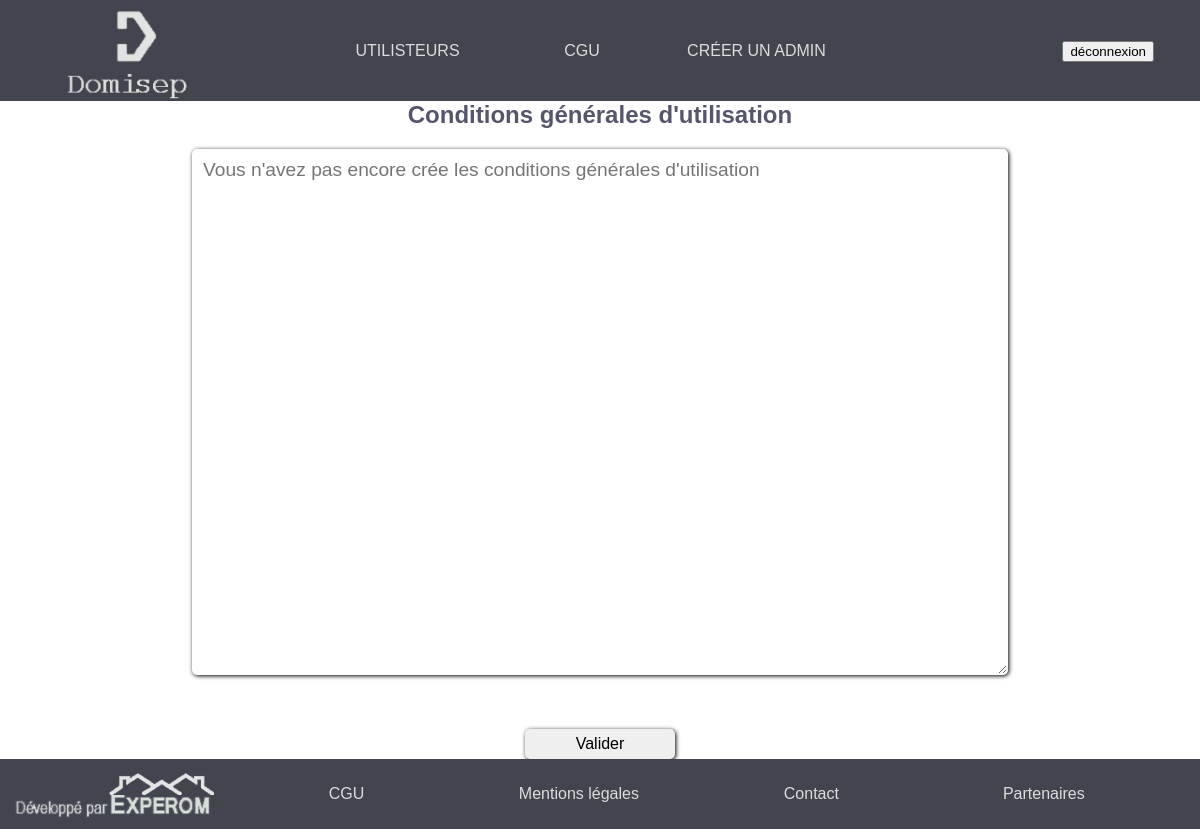
Before: /admin/cgu-editer (signed in) with the older database file.
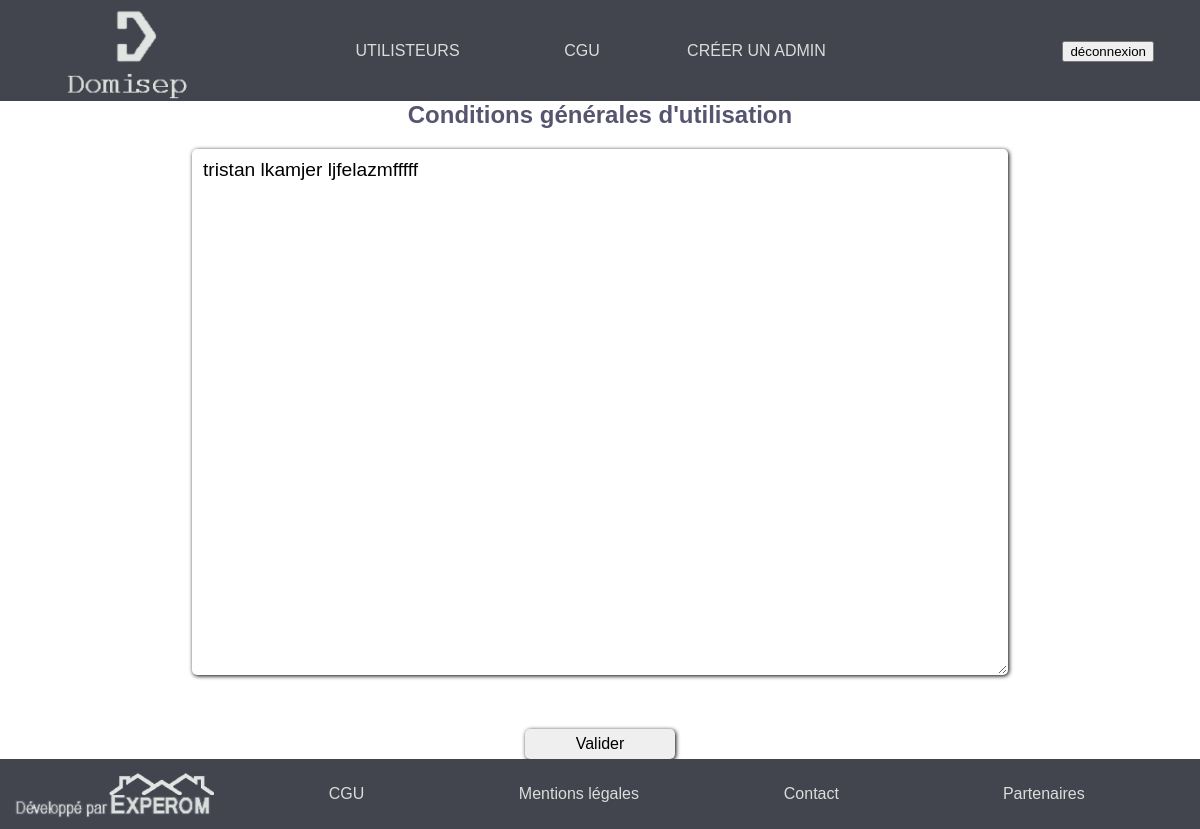
After: the same page with the newer database file.
### tables this page shows
CREATE TABLE `cgu` (
  `ID` int(11) NOT NULL,
  `text` text NOT NULL,
  `last_update` date NOT NULL,
  `last_admin` varchar(255) NOT NULL
);

### controller/back-office/cgu.php (called while the page is built, shortened)
<?php
$tableau = array('typeDeRequete'=>'select', 'table'=>'cgu','param'=>array('ID'=>1));
$dataCGU = requeteDansTable($db,$tableau);
include('vue/back-office/cgu-BO.php');

### modele/general.php (called while the page is built, shortened)
<?php
function requeteDansTable($db,$tableau){
    $tableau = securite($tableau);
    if ($tableau['typeDeRequete'] == "select") {
        $tableau = implodeChampsValues($tableau);
        $query = 'SELECT * FROM '.$tableau['table'].' WHERE '.$tableau['champsValues'];
    }
    $param = $tableau['param'];
    $requete = $db->prepare($query);
    $requete->execute($param);
    $tableauDonnees = array();
    if ($tableau['typeDeRequete'] == "select") {
        while ($donnees = $requete -> fetch()) {
            $tableauDonnees[] = $donnees;
        }
        return $tableauDonnees;
    }
}
function securite($tableau)
{
    $tableauEntitiesAndCrypt = array();
    foreach ($tableau['param'] as $key => $value) {
        if ($key == 'mdp') {
            $tableauEntitiesAndCrypt[$key] = 'cocos_'.md5($value);
        } else {
            $tableauEntitiesAndCrypt[$key] = htmlentities($value);
        }
    }
    unset($tableau['param']);
    $tableau['param'] = $tableauEntitiesAndCrypt;
    return $tableau;
}
function implodeChampsValues($tableau)
{
    if ($tableau['typeDeRequete'] == 'insert') {
        $tableauChamps = array();
        $tableauValues = array();
        foreach ($tableau["param"] as $key => $values) {
            if ($key == 'dateInscription') {
                $tableauValues[] = 'NOW()';
            } else {
                $tableauValues[] = ':' . $key;
            }
        }
        $tableauValues = implode(', ', $tableauValues);
        foreach ($tableau["param"] as $key => $values) {
            $tableauChamps[] = $key;
        }
        $tableauChamps = implode(', ', $tableauChamps);
        $tableau['champs'] = $tableauChamps;
        $tableau['values'] = $tableauValues;
        unset($tableau['param']['dateInscription']);
        return $tableau;
    }
    else if ($tableau['typeDeRequete'] == 'select' or $tableau['typeDeRequete'] == 'delete') {
        $tableauChampsValues = array();
        foreach ($tableau['param'] as $key => $value) {
            $tableauChampsValues[] = $key . '=:' . $key;
        }
        $tableauChampsValues = implode(' AND ',$tableauChampsValues);
        $tableau['champsValues']  = $tableauChampsValues;
        return $tableau;
    }
}
?>

### vue/back-office/cgu-BO.php (the view, shortened to what this page needs)
<?php
include("vue/back-office/header.php");
include("vue/back-office/footer.php");
?>
    <section id="cgu-BO">
        <div id="cgu">
            <h1>Conditions générales d'utilisation</h1>
            <form action="/admin/cgu-editer/creation" method="post">
                <textarea align="left" name="cgu" cols="70" rows="25" autofocus placeholder=<?php if (!isset($dataCGU[0]['text'])) { ?>"Vous n'avez pas encore crée les conditions générales d'utilisation" <?php } ?>><?= isset($dataCGU[0]['text'])?$dataCGU[0]['text']:"" ?></textarea>
                <input type="submit" value="Valider">
            </form>
        </div>
    </section>
<?php
include("gabarit.php");

Changed rows visible on the page:
added cgu: cgu "tristan lkamjer ljfelazmfffff"
